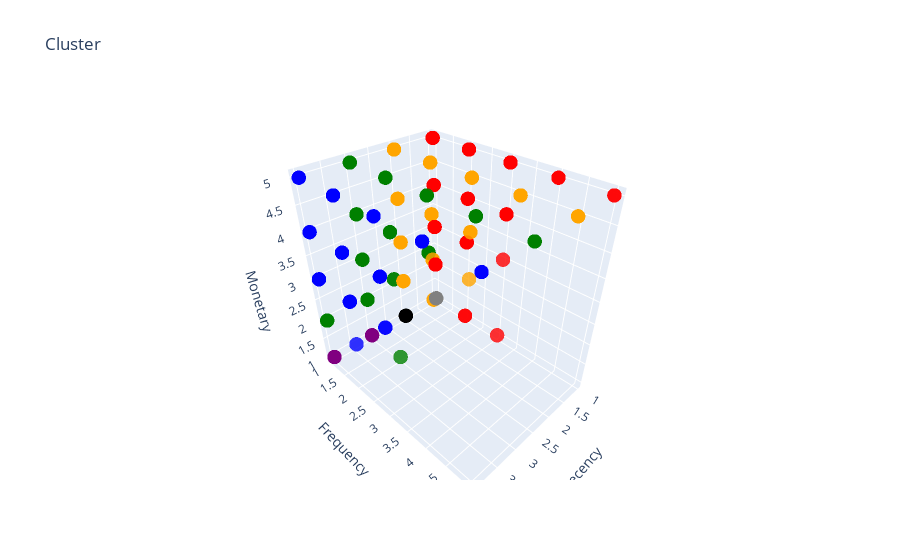

The cell this chart's notebook holds for it:
### Code cell
import plotly as py
import plotly.graph_objs as go

# Buat pemetaan warna untuk setiap segmen customer
color_map = {
    'Champions': 'blue',
    'Loyal Customers': 'green',
    'Potential Loyalist': 'orange',
    'Promising': 'purple',
    'At Risk': 'red',
    'Lost': 'gray',
    'Uncategorized': 'black'
}

# Ubah warna marker menggunakan pemetaan
colors = [color_map[segment] for segment in rfm['Customer_Segment']]

trace1_non_ml = go.Scatter3d(
    x=rfm['R_Score'],
    y=rfm['F_Score'],
    z=rfm['M_Score'],
    mode='markers',
    marker=dict(color=colors, size=5, opacity=0.8)  # Gunakan colors
)

dataa1_non_ml = [trace1_non_ml]

layout1_non_ml = go.Layout(
    title='Cluster',
    scene=dict(
        xaxis=dict(title='Recency'),
        yaxis=dict(title='Frequency'),
        zaxis=dict(title='Monetary')
    )
)

fig1_non_ml = go.Figure(data=dataa1_non_ml, layout=layout1_non_ml)
py.offline.iplot(fig1_non_ml)

### Figure 1 — Plotly figure (JSON) as saved in the notebook; plotly's stock layout.template omitted (floating-point values rounded to 4 significant figures; data arrays with more than 128 entries replaced by an {"elided": "..."} marker saying what was removed)
{"data": [{"marker": {"color": {"elided": "4348 str values"}, "opacity": 0.8, "size": 5}, "mode": "markers", "type": "scatter3d", "x": {"elided": "4348 int values"}, "y": {"elided": "4348 int values"}, "z": {"elided": "4348 int values"}}], "layout": {"scene": {"xaxis": {"title": {"text": "Recency"}}, "yaxis": {"title": {"text": "Frequency"}}, "zaxis": {"title": {"text": "Monetary"}}}, "title": {"text": "Cluster"}}}
